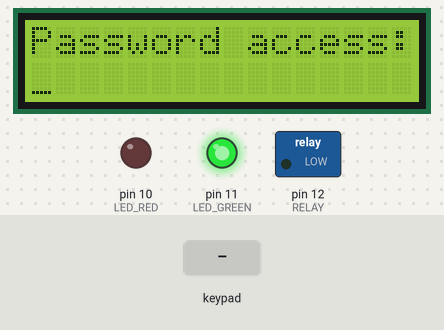
The sketch below on a simulated Arduino Uno, built with avr-gcc and run on an emulated ATmega328P. On the bench: 16×2 character LCD, switched loads named in the sketch (green lamp = pin HIGH), output pins drawn as LEDs (lit = HIGH). The test bench sets the inputs (shaded band).

Above: at 1.2 s.
1.3 s: keypad keys 3 2 1 9 1 8 = pressed 0.4 s apart
At 4.7 s:
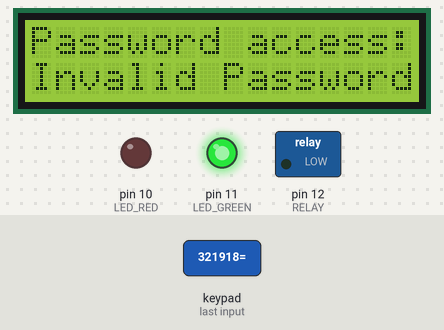
5.6 s: key '7' pressed
At 7.8 s:
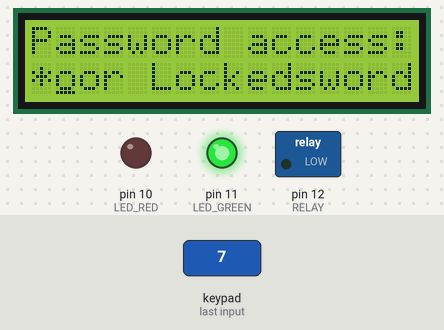
8.2 s: keypad keys 3 2 1 9 1 8 pressed 0.4 s apart
At 10.1 s:
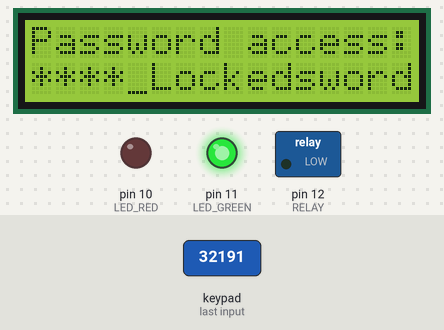
12.1 s: key 'C' pressed
At 12.5 s:
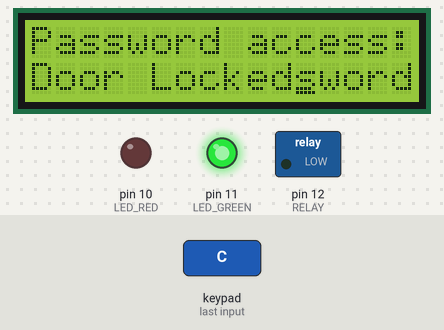
15.1 s: key '8' pressed
At 15.8 s:
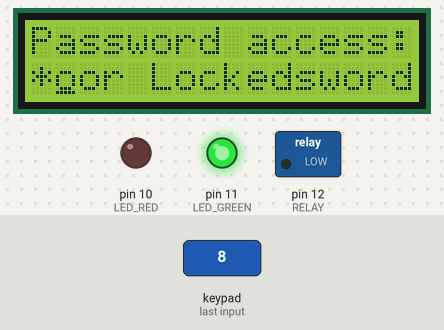
Timing chart, 0 to 17.6 s (numbered marks = the images above; inputs shaded):
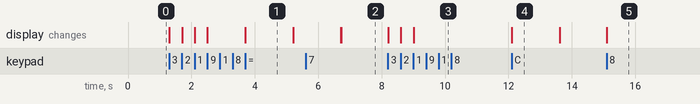

Measured:
- after the input at 1.3 s, the display: first changes at once (image 1 shows a later state)
- after the input at 5.6 s, the display: first differs from a run without the input after 1.1 s (image 2)
- after the input at 8.2 s, the display: first changes at once (image 3 shows a later state)
- after the input at 12.1 s, the display: changes at once (image 4)
- after the input at 15.1 s, the display: changes at once (image 5)
- what the display in image 1 shows lasts 1.5 s, from 3.7 s to 5.2 s

The sketch:

Khoa_Dien_tu.ino
```cpp
#include <Keypad.h>
#include <LiquidCrystal.h>

LiquidCrystal lcd (9, 8, 7, 6, 5, 4);
const byte ROWS = 4;
const byte COLS = 4;

char hexaKeys [ ROWS ] [ COLS ]={
  {'7','8','9','/'},
  {'4','5','6','*'},
  {'1','2','3','-'},
  {'C','0','=','+'},
  };
  byte rowPins[ROWS] = {3, 2, 19, 18};

  byte colPins[COLS] = {17, 16, 15, 14};
  Keypad customKeypad = Keypad (makeKeymap(hexaKeys), rowPins, colPins, ROWS, COLS);
  const int LED_RED = 10;
  const int LED_GREEN = 11;
  const int RELAY = 12;
  char keycount = 0;
  char code[4];

void setup() {
  // put your setup code here, to run once:
  pinMode (LED_RED, OUTPUT);
  pinMode (LED_GREEN, OUTPUT);
  pinMode (RELAY, OUTPUT);

  lcd.begin (16,2);
  lcd.clear();
  lcd.print("Password access:");
  lcd.setCursor(0,1);
  lcd.cursor();

  digitalWrite(LED_GREEN, HIGH);
  digitalWrite(LED_RED, LOW);
  digitalWrite(RELAY, LOW);

}

void loop() {
  // put your main code here, to run repeatedly:
  char customKey = customKeypad.getKey();
  if ( customKey && (keycount<4) && (customKey!='=') && (customKey!='C')){
    lcd.print('*');
    code [keycount] = customKey;
    keycount++;
  }
  if (customKey == 'C'){
    Lock();
  }
  if(customKey == '=')
  {
    if( (code[0] =='1') && (code[1] =='2')&& (code[2] =='3') && (code[3] =='4'))
    {
      //default pass 1234
       digitalWrite(LED_GREEN, LOW);
       digitalWrite(LED_RED, HIGH);
       digitalWrite(RELAY, HIGH);
       lcd.setCursor(0,1);
       lcd.print ("Door open     ");
       delay(4000);
       Lock();
    }else
    {
      lcd.setCursor(0,1);
      lcd.print("Invalid Password");
      delay(1500);
      Lock();
     }
  }
}

void Lock()
{
  lcd.setCursor(0,1);
  lcd.print("Door Locked");
  delay(1500);
  lcd.setCursor(0,1);
  lcd.print(" ");
  lcd.setCursor(0,1);
  keycount = 0;
  digitalWrite(LED_GREEN, HIGH);
  digitalWrite(LED_RED, LOW);
  digitalWrite(RELAY, LOW);
}
```
